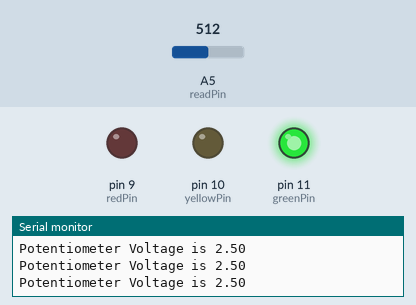
Simulated run of this sketch. Board: Arduino Uno, built with avr-gcc and run on an emulated ATmega328P. Shown: output pins drawn as LEDs (lit = HIGH), the last lines printed to the serial monitor. The inputs (shaded band) are chosen by the test bench; at power-on: A5 (readPin) = 512.

Above: at 1.2 s.
1.3 s: A5 (readPin) set to 598
2.8 s: A5 (readPin) set to 627
At 4.2 s:
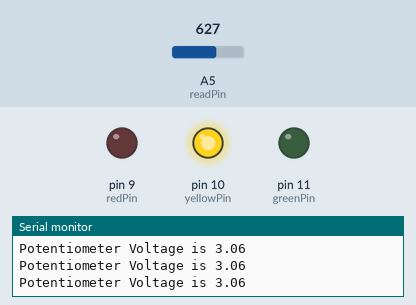
4.5 s: A5 (readPin) set to 801
6.0 s: A5 (readPin) set to 836
At 6.8 s:
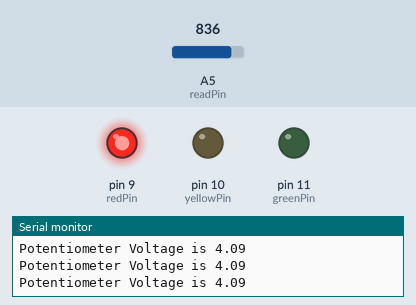
7.5 s: A5 (readPin) set to 716
At 8.1 s:
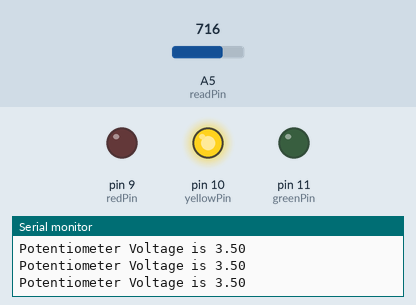
9.0 s: A5 (readPin) set to 900
At 9.4 s:
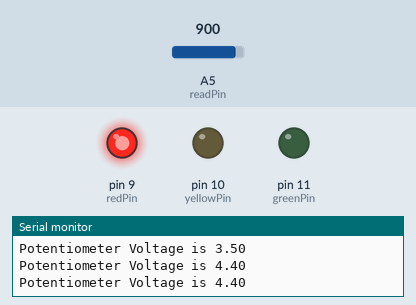
Timing chart, 0 to 11.5 s (numbered marks = the images above; inputs shaded):
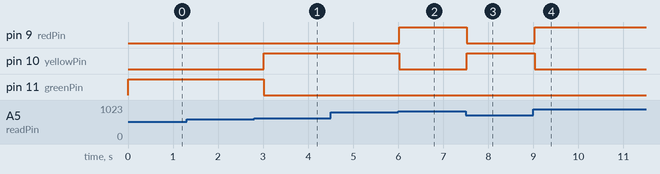

The sketch:

project7_traffic_light_warning_system.ino
```cpp
// Project 7: Potentiometer Traffic Light Warning System
// Board: Arduino Uno
// Reads voltage from a 10K potentiometer and lights up one of three LEDs
// based on voltage threshold - green (safe), yellow (warning), red (danger)
// Components: 10K potentiometer, 3x 200 ohm resistors, red/yellow/green LEDs

int readPin   = A5;  // potentiometer wiper
int redPin    = 9;   // danger zone LED (voltage > 4.0V)
int yellowPin = 10;  // warning zone LED (3.0V - 4.0V)
int greenPin  = 11;  // safe zone LED (voltage <= 3.0V)
int wait      = 250;
int readValue;
double voltage;

void setup() {
  pinMode(readPin,   INPUT);
  pinMode(redPin,    OUTPUT);
  pinMode(yellowPin, OUTPUT);
  pinMode(greenPin,  OUTPUT);
  Serial.begin(9600);
}

void loop() {
  readValue = analogRead(readPin);
  voltage = (5.0 / 1023.0) * readValue;
  Serial.print("Potentiometer Voltage is ");
  Serial.println(voltage);

  if (voltage <= 3.0) {                        // safe zone
    digitalWrite(greenPin,  HIGH);
    digitalWrite(yellowPin, LOW);
    digitalWrite(redPin,    LOW);
  }
  if (voltage > 3.0 && voltage <= 4.0) {       // warning zone
    digitalWrite(greenPin,  LOW);
    digitalWrite(yellowPin, HIGH);
    digitalWrite(redPin,    LOW);
  }
  if (voltage > 4.0) {                         // danger zone
    digitalWrite(greenPin,  LOW);
    digitalWrite(yellowPin, LOW);
    digitalWrite(redPin,    HIGH);
  }

  delay(wait);
}
```

Measured:
- the behaviour switches between 613 and 614 on A5 (readPin) (found by bisection; images 0 and 1)
- the behaviour switches between 818 and 819 on A5 (readPin) (found by bisection; images 1 and 2)
- after the input at 2.8 s, pin 10 (yellowPin): LOW → HIGH after 0.21 s; pin 11 (greenPin): HIGH → LOW after 0.21 s
- after the input at 6.0 s, pin 9 (redPin): LOW → HIGH at once; pin 10 (yellowPin): HIGH → LOW at once
- after the input at 7.5 s, pin 9 (redPin): HIGH → LOW at once; pin 10 (yellowPin): LOW → HIGH at once
- after the input at 9.0 s, pin 9 (redPin): LOW → HIGH at once; pin 10 (yellowPin): HIGH → LOW at once
